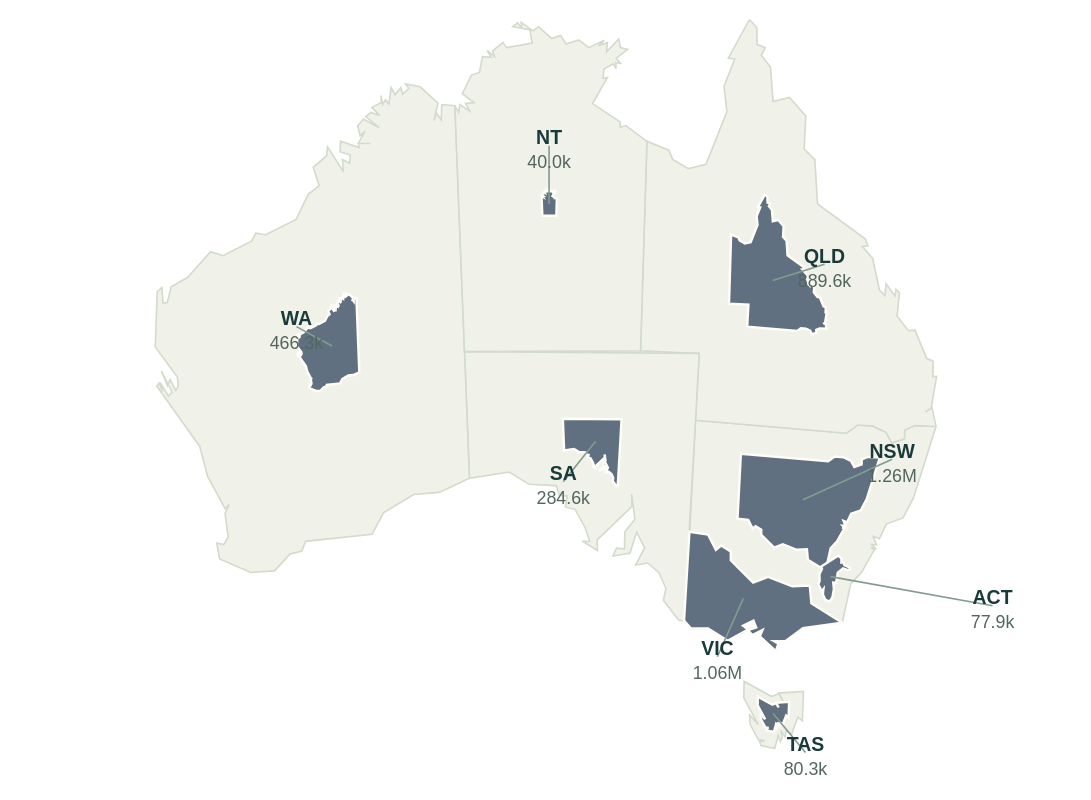

Describe this chart as a Vega-Lite specification.
### Vega-Lite specification from a JSON file in a GitHub repository (floating-point values rounded to 4 significant figures; data arrays with more than 128 entries replaced by an {"elided": "..."} marker saying what was removed)
{"$schema": "https://vega.github.io/schema/vega-lite/v5.json", "background": "transparent", "padding": 12, "config": {"font": "Arial", "view": {"stroke": null}, "axis": {"labelFontSize": 12, "titleFontSize": 12, "titleFontWeight": "normal", "labelColor": "#193a3a", "titleColor": "#193a3a", "domain": false, "gridColor": "#e1e5dd", "labelPadding": 6, "titlePadding": 12}, "legend": {"orient": "bottom", "titleLimit": 300, "labelLimit": 220, "labelFontSize": 11, "titleFontSize": 11, "titleFontWeight": "normal"}, "title": {"anchor": "start", "fontSize": 14, "color": "#193a3a"}}, "width": 650, "height": 470, "projection": {"type": "identity", "reflectY": false, "scale": 1, "translate": [0, 0]}, "layer": [{"data": {"values": [{"type": "Feature", "properties": {"state": "New South Wales", "abbr": "NSW", "total": 1257730}, "geometry": {"type": "Polygon", "coordinates": [[[519.9, 341.2], [513.2, 348.3], [507.9, 372.4], [488.9, 360.5], [487.9, 349.4], [477.1, 349.9], [462.2, 344.1], [452.9, 347.7], [439.1, 333.9], [439.1, 328.4], [433.1, 324.7], [429.9, 327.4], [425.1, 318.0], [413.8, 316.8], [417.3, 247.4], [510.6, 255.4], [517.6, 250.3], [526.9, 251.1], [534.9, 254.9], [538.5, 261.5], [546.3, 258.8], [546.4, 253.4], [552.8, 250.7], [565.8, 251.3], [551.9, 295.4], [545.4, 307.7], [535.1, 311.5], [530.8, 320.6], [527.0, 319.1], [529.0, 324.4], [526.1, 324.1], [528.3, 326.5], [525.5, 326.0], [527.7, 327.2], [519.9, 341.2]]]}}, {"type": "Feature", "properties": {"state": "Victoria", "abbr": "VIC", "total": 1064538}, "geometry": {"type": "Polygon", "coordinates": [[[413.6, 316.2], [425.1, 318.0], [429.9, 327.4], [433.1, 324.7], [439.1, 328.4], [439.1, 333.9], [452.9, 347.7], [462.2, 344.1], [477.1, 349.9], [487.9, 349.4], [488.9, 360.5], [507.9, 372.4], [483.7, 375.7], [473.0, 383.7], [465.8, 383.8], [468.5, 385.4], [466.9, 390.0], [457.0, 380.9], [458.7, 376.9], [452.4, 380.0], [449.6, 377.0], [454.8, 375.3], [453.1, 371.1], [446.7, 374.2], [449.8, 376.6], [437.2, 383.6], [425.1, 375.9], [414.3, 375.7], [410.2, 371.1], [413.6, 316.2]]]}}, {"type": "Feature", "properties": {"state": "Queensland", "abbr": "QLD", "total": 889635}, "geometry": {"type": "Polygon", "coordinates": [[[565.8, 251.3], [552.8, 250.7], [546.4, 253.4], [546.3, 258.8], [538.5, 261.5], [534.9, 254.9], [526.9, 251.1], [517.6, 250.3], [510.6, 255.4], [417.3, 247.4], [419.6, 206.2], [383.4, 204.6], [387.3, 75.21], [400.9, 80.71], [403.2, 86.37], [412.9, 92.1], [423.8, 89.38], [436.7, 57.03], [434.9, 41.16], [441.6, 24.51], [437.6, 23.86], [450.7, 0], [455.1, 5.091], [455.4, 15.51], [460.4, 17.47], [457.9, 22.11], [463.6, 29.36], [465.2, 50.61], [475.3, 48.18], [485.4, 59.58], [484.4, 79.98], [491.0, 86.57], [492.7, 113.9], [522.2, 135.6], [523.8, 139.8], [520.3, 140.2], [526.7, 147.4], [530.9, 167.0], [534.2, 170.4], [535.0, 163.2], [540.4, 170.7], [541.1, 166.6], [543.2, 168.7], [541.8, 183.2], [548.7, 192.0], [552.8, 191.8], [560.0, 209.2], [564.1, 211.1], [563.8, 220.5], [566.2, 220.3], [562.8, 240.0], [559.2, 242.3], [563.3, 239.6], [565.8, 251.3]]]}}, {"type": "Feature", "properties": {"state": "South Australia", "abbr": "SA", "total": 284559}, "geometry": {"type": "Polygon", "coordinates": [[[417.3, 247.4], [410.2, 371.1], [406.9, 370.9], [397.5, 358.5], [399.1, 351.1], [394.7, 341.4], [387.8, 335.5], [380.4, 336.8], [385.9, 326.1], [381.0, 316.5], [376.8, 329.6], [366.4, 331.2], [368.6, 326.4], [373.5, 326.8], [373.7, 316.2], [379.9, 308.5], [377.9, 292.9], [378.0, 300.8], [356.6, 321.2], [356.8, 327.8], [347.5, 321.9], [352.0, 322.2], [349.1, 313.6], [343.0, 302.5], [337.0, 300.9], [338.2, 294.2], [333.4, 293.8], [331.3, 287.8], [314.5, 287.0], [302.4, 279.4], [277.8, 283.3], [274.7, 205.0], [419.6, 206.2], [417.3, 247.4]]]}}, {"type": "Feature", "properties": {"state": "Western Australia", "abbr": "WA", "total": 466285}, "geometry": {"type": "Polygon", "coordinates": {"elided": "1x88x2 float values"}}}, {"type": "Feature", "properties": {"state": "Tasmania", "abbr": "TAS", "total": 80280}, "geometry": {"type": "Polygon", "coordinates": [[[470.9, 443.5], [469.7, 445.6], [468.3, 442.0], [466.2, 450], [457.8, 448.3], [456.9, 445.7], [460.1, 445.2], [456.1, 444.7], [451.0, 435.1], [450.7, 429.3], [456.0, 435.1], [447.1, 418.8], [447.3, 408.6], [464.4, 417.9], [468.6, 416.2], [471.7, 421.3], [468.8, 415.8], [484.0, 414.8], [483.3, 433.0], [480.5, 430.7], [476.6, 441.3], [473.3, 439.1], [472.6, 442.9], [469.9, 438.9], [470.9, 443.5]]]}}, {"type": "Feature", "properties": {"state": "Northern Territory", "abbr": "NT", "total": 40005}, "geometry": {"type": "Polygon", "coordinates": [[[387.3, 75.21], [383.4, 204.6], [274.7, 205.0], [268.8, 53.26], [271.1, 57.49], [271.8, 52.6], [277.9, 56.43], [275.4, 51.8], [280.7, 51.35], [273.4, 45.81], [279.0, 34.32], [284.0, 32.69], [285.8, 22.99], [291.1, 23.38], [288.8, 19.3], [293.3, 22.93], [292.1, 19.35], [298.5, 14.26], [300.8, 17.42], [316.5, 14.64], [315.1, 6.395], [304.5, 4.552], [307.6, 1.974], [310.2, 5.793], [309.7, 1.81], [317.0, 7.04], [320.4, 4.48], [328.6, 11.75], [334.0, 9.876], [337.5, 15.21], [345.3, 12.7], [351.5, 17.42], [361.0, 12.87], [357.5, 16.15], [362.9, 14.36], [362.4, 20.1], [369.9, 12.09], [371.0, 17.32], [375.4, 18.48], [368.4, 24.08], [371.0, 27.08], [368.1, 26.75], [368.3, 30.37], [366.5, 27.39], [360.8, 30.65], [360.3, 36.41], [363.0, 35.78], [353.8, 51.93], [370.9, 63.41], [370.7, 66.51], [374.3, 65.51], [387.3, 75.21]]]}}, {"type": "Feature", "properties": {"state": "Australian Capital Territory", "abbr": "ACT", "total": 77886}, "geometry": {"type": "Polygon", "coordinates": [[[503.6, 340.5], [503.9, 341.2], [505.2, 341.8], [505.2, 342.2], [504.7, 342.4], [503.6, 342.0], [502.4, 343.0], [502.0, 345.4], [501.3, 345.3], [501.5, 346.9], [501.1, 348.7], [500.5, 349.7], [499.5, 349.4], [498.9, 348.1], [499.0, 346.8], [498.6, 347.3], [497.8, 345.7], [498.1, 345.0], [498.1, 343.3], [498.7, 342.1], [498.5, 341.6], [502.5, 339.0], [503.2, 339.6], [503.2, 340.6], [503.6, 340.5]]]}}]}, "mark": {"type": "geoshape", "fill": "#f0f1e8", "stroke": "#d3dbcd", "strokeWidth": 1}, "encoding": {"tooltip": [{"field": "properties.state", "title": "Geographic reference"}]}}, {"data": {"values": [{"type": "Feature", "properties": {"state": "New South Wales", "abbr": "NSW", "total": 1257730}, "geometry": {"type": "Polygon", "coordinates": [[[504.6, 322.3], [500.7, 326.4], [497.7, 340.4], [486.7, 333.5], [486.1, 327.1], [479.9, 327.4], [471.2, 324.0], [465.9, 326.1], [457.9, 318.1], [457.9, 314.9], [454.4, 312.8], [452.6, 314.3], [449.8, 308.9], [443.3, 308.2], [445.3, 268.1], [499.2, 272.8], [503.3, 269.8], [508.6, 270.2], [513.3, 272.5], [515.4, 276.3], [519.9, 274.7], [520.0, 271.6], [523.6, 270.0], [531.1, 270.4], [523.1, 295.8], [519.4, 303.0], [513.4, 305.2], [510.9, 310.4], [508.7, 309.6], [509.9, 312.6], [508.2, 312.5], [509.5, 313.8], [507.9, 313.5], [509.1, 314.3], [504.6, 322.3]]]}}, {"type": "Feature", "properties": {"state": "Victoria", "abbr": "VIC", "total": 1064538}, "geometry": {"type": "Polygon", "coordinates": [[[413.6, 316.2], [425.1, 318.0], [429.9, 327.4], [433.1, 324.7], [439.1, 328.4], [439.1, 333.9], [452.9, 347.7], [462.2, 344.1], [477.1, 349.9], [487.9, 349.4], [488.9, 360.5], [507.9, 372.4], [483.7, 375.7], [473.0, 383.7], [465.8, 383.8], [468.5, 385.4], [466.9, 390.0], [457.0, 380.9], [458.7, 376.9], [452.4, 380.0], [449.6, 377.0], [454.8, 375.3], [453.1, 371.1], [446.7, 374.2], [449.8, 376.6], [437.2, 383.6], [425.1, 375.9], [414.3, 375.7], [410.2, 371.1], [413.6, 316.2]]]}}, {"type": "Feature", "properties": {"state": "Queensland", "abbr": "QLD", "total": 889635}, "geometry": {"type": "Polygon", "coordinates": [[[498.3, 191.0], [494.0, 190.8], [491.9, 191.7], [491.8, 193.4], [489.3, 194.3], [488.1, 192.2], [485.4, 190.9], [482.3, 190.6], [480.0, 192.3], [449.2, 189.7], [450.0, 176.0], [438.0, 175.5], [439.3, 132.8], [443.8, 134.6], [444.6, 136.5], [447.7, 138.3], [451.4, 137.4], [455.6, 126.8], [455.0, 121.5], [457.2, 116.0], [455.9, 115.8], [460.2, 107.9], [461.7, 109.6], [461.8, 113.0], [463.5, 113.7], [462.6, 115.2], [464.5, 117.6], [465.0, 124.6], [468.4, 123.8], [471.7, 127.6], [471.4, 134.3], [473.6, 136.5], [474.1, 145.6], [483.9, 152.7], [484.4, 154.1], [483.2, 154.2], [485.4, 156.6], [486.7, 163.1], [487.8, 164.2], [488.1, 161.8], [489.9, 164.3], [490.1, 163.0], [490.8, 163.7], [490.4, 168.5], [492.6, 171.4], [494.0, 171.3], [496.4, 177.0], [497.7, 177.7], [497.6, 180.8], [498.4, 180.7], [497.3, 187.2], [496.1, 188.0], [497.5, 187.1], [498.3, 191.0]]]}}, {"type": "Feature", "properties": {"state": "South Australia", "abbr": "SA", "total": 284559}, "geometry": {"type": "Polygon", "coordinates": [[[371.1, 257.1], [369.3, 288.0], [368.5, 288.0], [366.2, 284.9], [366.5, 283.1], [365.4, 280.6], [363.7, 279.2], [361.9, 279.5], [363.3, 276.8], [362.0, 274.4], [361.0, 277.7], [358.4, 278.1], [358.9, 276.9], [360.1, 277.0], [360.2, 274.3], [361.8, 272.4], [361.3, 268.5], [361.3, 270.5], [355.9, 275.6], [356.0, 277.2], [353.6, 275.8], [354.8, 275.8], [354.1, 273.7], [352.5, 270.9], [351.0, 270.5], [351.3, 268.8], [350.1, 268.7], [349.6, 267.2], [345.4, 267.0], [342.4, 265.1], [336.2, 266.1], [335.4, 246.5], [371.7, 246.8], [371.1, 257.1]]]}}, {"type": "Feature", "properties": {"state": "Western Australia", "abbr": "WA", "total": 466285}, "geometry": {"type": "Polygon", "coordinates": {"elided": "1x88x2 float values"}}}, {"type": "Feature", "properties": {"state": "Tasmania", "abbr": "TAS", "total": 80280}, "geometry": {"type": "Polygon", "coordinates": [[[468.2, 436.4], [467.6, 437.5], [466.9, 435.6], [465.7, 439.8], [461.3, 438.9], [460.8, 437.6], [462.5, 437.3], [460.4, 437.0], [457.7, 432.0], [457.6, 428.9], [460.3, 432.0], [455.7, 423.4], [455.8, 418.0], [464.8, 422.9], [467.0, 422.0], [468.6, 424.7], [467.1, 421.8], [475.1, 421.2], [474.8, 430.9], [473.3, 429.7], [471.2, 435.3], [469.5, 434.1], [469.1, 436.1], [467.7, 434.0], [468.2, 436.4]]]}}, {"type": "Feature", "properties": {"state": "Northern Territory", "abbr": "NT", "total": 40005}, "geometry": {"type": "Polygon", "coordinates": [[[331.7, 110.9], [331.4, 121.2], [322.8, 121.2], [322.3, 109.1], [322.5, 109.4], [322.5, 109.1], [323.0, 109.4], [322.8, 109.0], [323.2, 109.0], [322.7, 108.5], [323.1, 107.6], [323.5, 107.5], [323.7, 106.7], [324.1, 106.7], [323.9, 106.4], [324.2, 106.7], [324.1, 106.4], [324.7, 106.0], [324.8, 106.2], [326.1, 106.0], [326.0, 105.4], [325.1, 105.2], [325.4, 105.0], [325.6, 105.3], [325.6, 105.0], [326.1, 105.4], [326.4, 105.2], [327.1, 105.8], [327.5, 105.6], [327.8, 106.1], [328.4, 105.9], [328.9, 106.2], [329.6, 105.9], [329.4, 106.1], [329.8, 106.0], [329.8, 106.5], [330.3, 105.8], [330.4, 106.2], [330.8, 106.3], [330.2, 106.8], [330.4, 107.0], [330.2, 107.0], [330.2, 107.3], [330.1, 107.0], [329.6, 107.3], [329.6, 107.8], [329.8, 107.7], [329.1, 109.0], [330.4, 109.9], [330.4, 110.2], [330.7, 110.1], [331.7, 110.9]]]}}, {"type": "Feature", "properties": {"state": "Australian Capital Territory", "abbr": "ACT", "total": 77886}, "geometry": {"type": "Polygon", "coordinates": [[[508.3, 334.9], [509.3, 336.8], [512.6, 338.3], [512.8, 339.4], [511.2, 340.0], [508.4, 338.9], [505.2, 341.4], [504.1, 347.9], [502.4, 347.7], [502.8, 351.7], [501.9, 356.7], [500.1, 359.4], [497.6, 358.3], [495.9, 354.9], [496.3, 351.7], [495.2, 353.0], [493.1, 348.7], [493.9, 346.7], [493.8, 342.3], [495.4, 339.2], [495.0, 337.7], [505.5, 330.9], [507.4, 332.6], [507.4, 335.2], [508.3, 334.9]]]}}]}, "mark": {"type": "geoshape", "fill": "#607080", "stroke": "#fffdf7", "strokeWidth": 1.5}, "encoding": {"tooltip": [{"field": "properties.state", "title": "State / territory"}, {"field": "properties.total", "type": "quantitative", "title": "School enrolments · 2025", "format": ",.0f"}], "opacity": {"condition": {"test": "focus_state === 'All states' || datum.properties.state === focus_state", "value": 1}, "value": 0.2}, "stroke": {"condition": {"test": "datum.properties.state === focus_state", "value": "#193a3a"}, "value": "#fffdf7"}, "strokeWidth": {"condition": {"test": "datum.properties.state === focus_state", "value": 2.5}, "value": 1.5}}}, {"data": {"values": [{"state": "New South Wales", "abbr": "NSW", "total": 1257730, "x": 483.7, "y": 296.5, "labelX": 538.7, "labelY": 271.5, "count": "1.26M"}, {"state": "Victoria", "abbr": "VIC", "total": 1064538, "x": 446.8, "y": 357.4, "labelX": 430.8, "labelY": 393.4, "count": "1.06M"}, {"state": "Queensland", "abbr": "QLD", "total": 889635, "x": 465.0, "y": 161.2, "labelX": 497.0, "labelY": 151.2, "count": "889.6k"}, {"state": "South Australia", "abbr": "SA", "total": 284559, "x": 355.7, "y": 260.4, "labelX": 335.7, "labelY": 285.4, "count": "284.6k"}, {"state": "Western Australia", "abbr": "WA", "total": 466285, "x": 193.0, "y": 201.6, "labelX": 171.0, "labelY": 189.6, "count": "466.3k"}, {"state": "Tasmania", "abbr": "TAS", "total": 80280, "x": 465.2, "y": 428.5, "labelX": 485.2, "labelY": 452.5, "count": "80.3k"}, {"state": "Northern Territory", "abbr": "NT", "total": 40005, "x": 326.9, "y": 113.9, "labelX": 326.9, "labelY": 77.94, "count": "40.0k"}, {"state": "Australian Capital Territory", "abbr": "ACT", "total": 77886, "x": 500.7, "y": 343.9, "labelX": 600.7, "labelY": 361.9, "count": "77.9k"}]}, "mark": {"type": "rule", "color": "#829c90", "strokeWidth": 1}, "encoding": {"x": {"field": "x", "type": "quantitative", "axis": null, "scale": {"domain": [0, 650]}}, "y": {"field": "y", "type": "quantitative", "axis": null, "scale": {"domain": [470, 0]}}, "x2": {"field": "labelX"}, "y2": {"field": "labelY"}, "opacity": {"condition": {"test": "focus_state === 'All states' || datum.state === focus_state", "value": 1}, "value": 0.4}}}, {"data": {"values": [{"state": "New South Wales", "abbr": "NSW", "total": 1257730, "x": 483.7, "y": 296.5, "labelX": 538.7, "labelY": 271.5, "count": "1.26M"}, {"state": "Victoria", "abbr": "VIC", "total": 1064538, "x": 446.8, "y": 357.4, "labelX": 430.8, "labelY": 393.4, "count": "1.06M"}, {"state": "Queensland", "abbr": "QLD", "total": 889635, "x": 465.0, "y": 161.2, "labelX": 497.0, "labelY": 151.2, "count": "889.6k"}, {"state": "South Australia", "abbr": "SA", "total": 284559, "x": 355.7, "y": 260.4, "labelX": 335.7, "labelY": 285.4, "count": "284.6k"}, {"state": "Western Australia", "abbr": "WA", "total": 466285, "x": 193.0, "y": 201.6, "labelX": 171.0, "labelY": 189.6, "count": "466.3k"}, {"state": "Tasmania", "abbr": "TAS", "total": 80280, "x": 465.2, "y": 428.5, "labelX": 485.2, "labelY": 452.5, "count": "80.3k"}, {"state": "Northern Territory", "abbr": "NT", "total": 40005, "x": 326.9, "y": 113.9, "labelX": 326.9, "labelY": 77.94, "count": "40.0k"}, {"state": "Australian Capital Territory", "abbr": "ACT", "total": 77886, "x": 500.7, "y": 343.9, "labelX": 600.7, "labelY": 361.9, "count": "77.9k"}]}, "mark": {"type": "text", "fontSize": 12, "fontWeight": "bold", "color": "#193a3a", "dy": -5}, "encoding": {"x": {"field": "labelX", "type": "quantitative", "axis": null, "scale": {"domain": [0, 650]}}, "y": {"field": "labelY", "type": "quantitative", "axis": null, "scale": {"domain": [470, 0]}}, "text": {"field": "abbr"}, "tooltip": [{"field": "state", "title": "State / territory"}, {"field": "total", "type": "quantitative", "title": "School enrolments", "format": ",.0f"}], "opacity": {"condition": {"test": "focus_state === 'All states' || datum.state === focus_state", "value": 1}, "value": 0.4}}}, {"data": {"values": [{"state": "New South Wales", "abbr": "NSW", "total": 1257730, "x": 483.7, "y": 296.5, "labelX": 538.7, "labelY": 271.5, "count": "1.26M"}, {"state": "Victoria", "abbr": "VIC", "total": 1064538, "x": 446.8, "y": 357.4, "labelX": 430.8, "labelY": 393.4, "count": "1.06M"}, {"state": "Queensland", "abbr": "QLD", "total": 889635, "x": 465.0, "y": 161.2, "labelX": 497.0, "labelY": 151.2, "count": "889.6k"}, {"state": "South Australia", "abbr": "SA", "total": 284559, "x": 355.7, "y": 260.4, "labelX": 335.7, "labelY": 285.4, "count": "284.6k"}, {"state": "Western Australia", "abbr": "WA", "total": 466285, "x": 193.0, "y": 201.6, "labelX": 171.0, "labelY": 189.6, "count": "466.3k"}, {"state": "Tasmania", "abbr": "TAS", "total": 80280, "x": 465.2, "y": 428.5, "labelX": 485.2, "labelY": 452.5, "count": "80.3k"}, {"state": "Northern Territory", "abbr": "NT", "total": 40005, "x": 326.9, "y": 113.9, "labelX": 326.9, "labelY": 77.94, "count": "40.0k"}, {"state": "Australian Capital Territory", "abbr": "ACT", "total": 77886, "x": 500.7, "y": 343.9, "labelX": 600.7, "labelY": 361.9, "count": "77.9k"}]}, "mark": {"type": "text", "fontSize": 11, "color": "#52665e", "dy": 11}, "encoding": {"x": {"field": "labelX", "type": "quantitative", "axis": null, "scale": {"domain": [0, 650]}}, "y": {"field": "labelY", "type": "quantitative", "axis": null, "scale": {"domain": [470, 0]}}, "text": {"field": "count"}, "opacity": {"condition": {"test": "focus_state === 'All states' || datum.state === focus_state", "value": 1}, "value": 0.4}}}], "params": [{"name": "focus_state", "value": "All states"}]}
